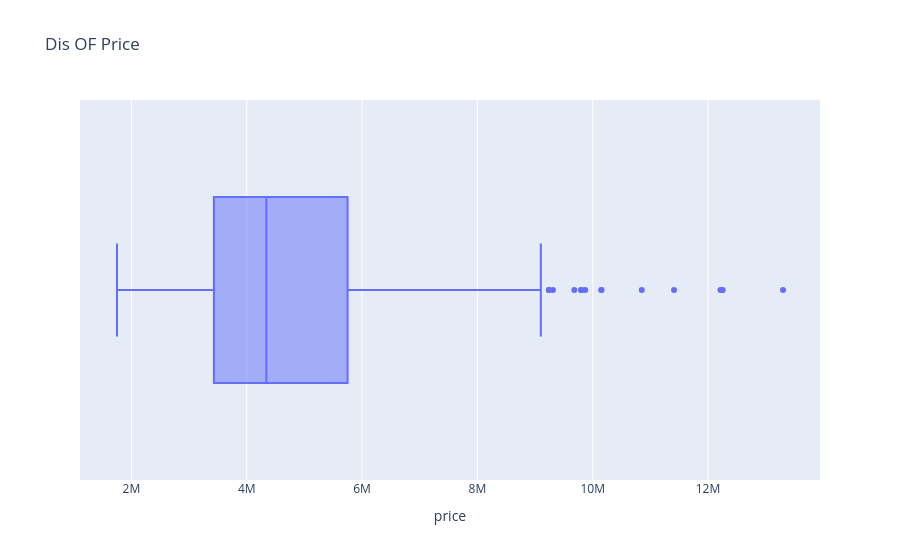

The notebook cell this image was saved under:
### Code cell
fig = px.box(dataset , x="price" , title="Dis OF Price")
fig.show()

### Figure 1 — Plotly figure (JSON) as saved in the notebook; plotly's stock layout.template omitted (floating-point values rounded to 4 significant figures; data arrays with more than 128 entries replaced by an {"elided": "..."} marker saying what was removed)
{"data": [{"alignmentgroup": "True", "hovertemplate": "price=%{x}<extra></extra>", "legendgroup": "", "marker": {"color": "#636efa"}, "name": "", "notched": false, "offsetgroup": "", "orientation": "h", "showlegend": false, "type": "box", "x": {"elided": "545 int values"}, "x0": " ", "xaxis": "x", "y0": " ", "yaxis": "y"}], "layout": {"boxmode": "group", "legend": {"tracegroupgap": 0}, "title": {"text": "Dis OF Price"}, "xaxis": {"anchor": "y", "domain": [0, 1], "title": {"text": "price"}}, "yaxis": {"anchor": "x", "domain": [0, 1]}}}
